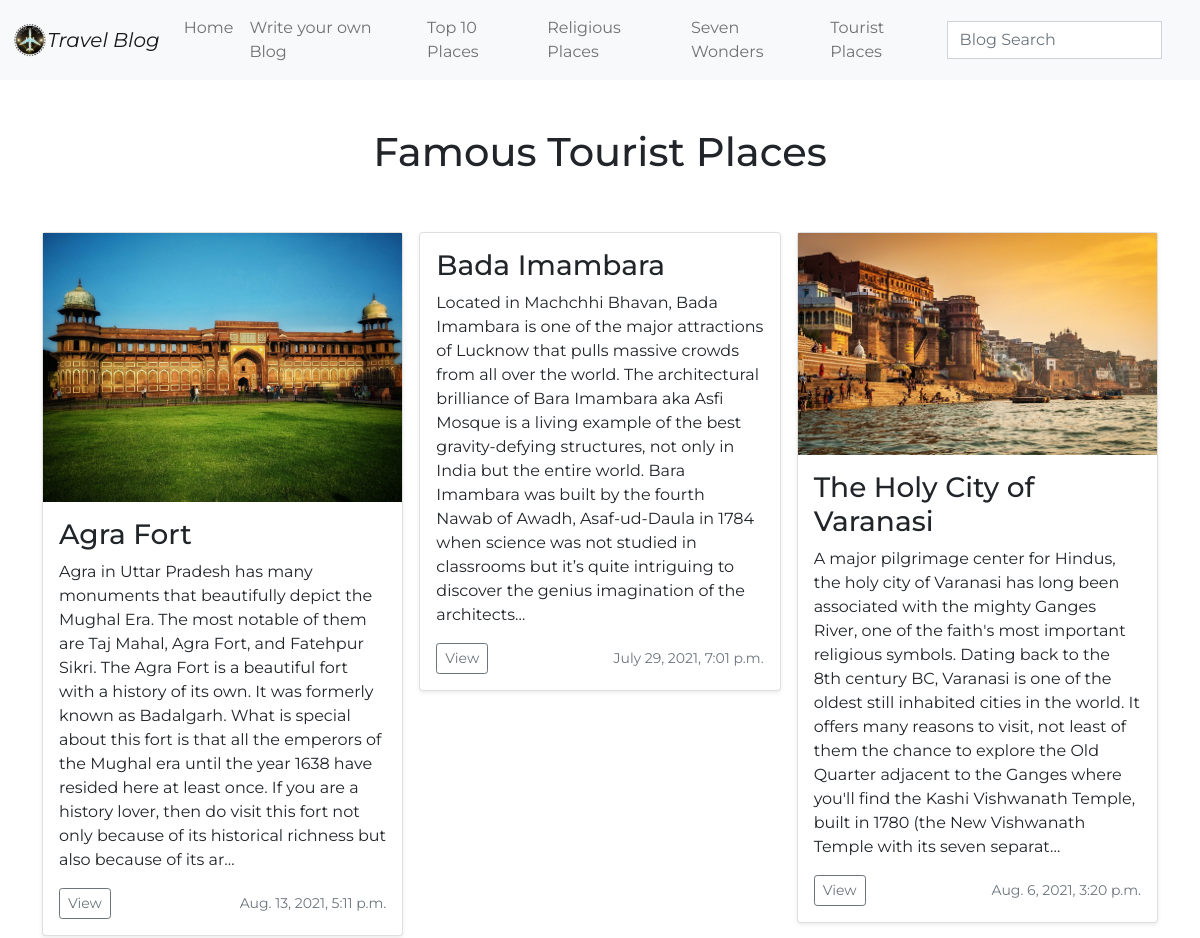
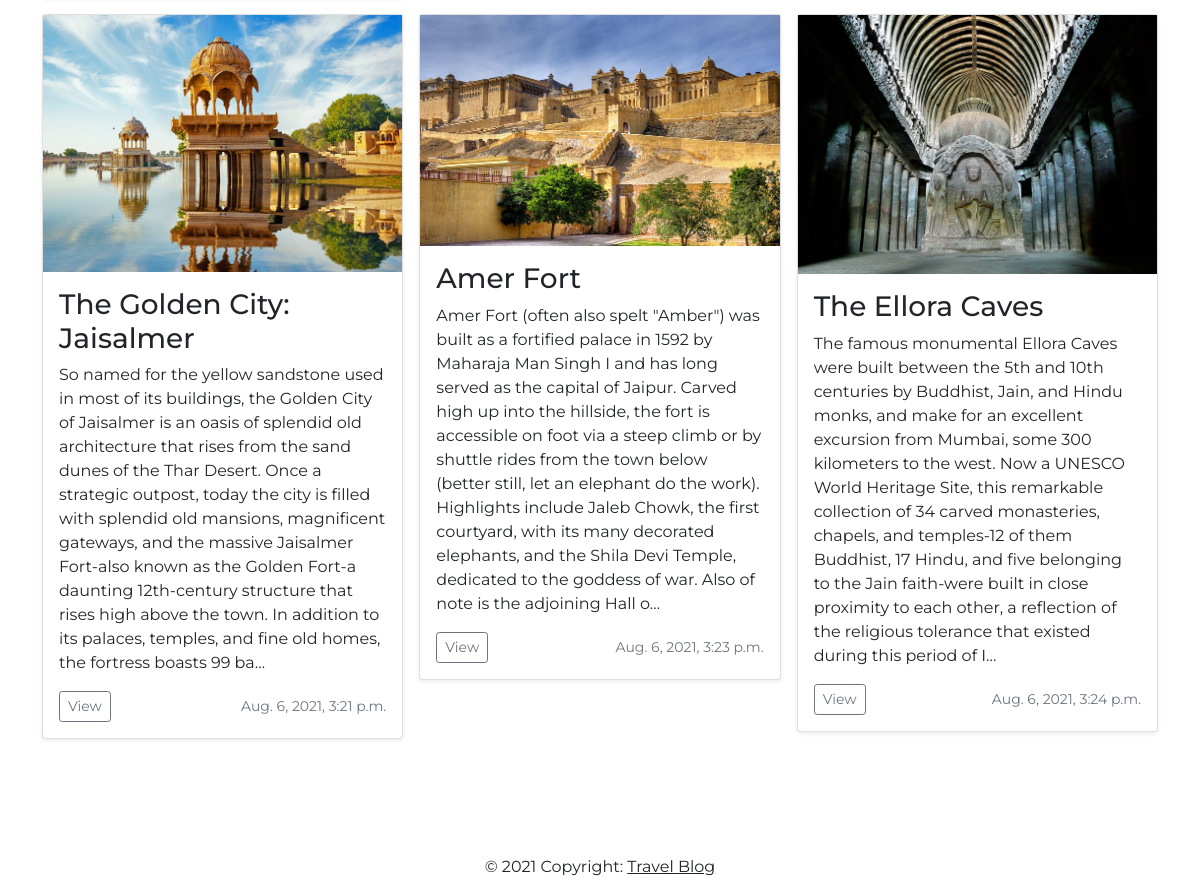
Screenshot of /category/famous/tourist/places with the database file from the repository (2 pictures, top to bottom).
### blog/models.py (models this page shows, shortened)
class blog(models.Model):
    title = CharField(max_length=50)
    date = DateTimeField(auto_now=True)
    category = CharField(max_length=35)
    author_name = CharField(max_length=30)
    description = TextField()
    image = models.ImageField(upload_to='blog')
    class Meta:
        verbose_name = 'blog'
        verbose_name_plural = 'blogs'

### blog/views.py (the view)
# urls.py: path('category/famous/tourist/places',views.blog_tourist, name="tourist_places"),
def blog_tourist(request):
    q = "Tourist Places"
    tourist = blog.objects.filter(category__contains=q)
    ctx = {
        'title' : 'Tourist Places',
        'blogs' : tourist,
    }
    return render(request,"tourist_places.html",ctx)

### templates/tourist_places.html (shortened to what this page needs)
{% extends 'layout/base.html' %}
{% block content %}
<h1 class="c-align c-font py-5 bold" >Famous Tourist Places</h1>
<div class="container">
    <div class="row row-cols-1 row-cols-sm-2 row-cols-md-3 g-3">
      {% for items in blogs %}
      <div class="col">
        <div class="card shadow-sm">
            <img class="img-fluid" src="{{items.image.url}}" alt="">
          <div class="card-body">
              <h3 class="c=align c-font">{{items.title}}</h3>
            <p class="card-text c-font">{{items.description|truncatechars:500}}</p>
            <div class="d-flex justify-content-between align-items-center">
              <div class="btn-group">
                <a href="{% url 'detailed_blog' items.id %}"><button type="button" class="c-font btn btn-sm btn-outline-secondary">View</button></a>
              </div>
              <small class="c-font text-muted">{{items.date}}</small>
            </div>
          </div>
        </div>
      </div>
      {% empty %}
      <div class="alert alert-warning text-center" role="alert">
        <h4 class="alert-heading">No Blogs found!</h4>
    </div>
      {% endfor %}
    </div>
  </div>
{% endblock content %}

### templates/layout/base.html (shortened to what this page needs)
{% load static %}
<!doctype html>
<html lang="en">
  <head>
    <link href="https://cdn.jsdelivr.net/npm/bootstrap@5.0.2/dist/css/bootstrap.min.css" rel="stylesheet">
  </head>
  <body>
    {% include 'includes/navigation.html' %}
    {% block content %}{% endblock content %}
    {% include 'includes/footer.html' %}
  </body>
</html>

### templates/includes/navigation.html (shortened to what this page needs)
{% load static %}
<nav class="navbar navbar-expand-lg navbar-light bg-light">
    <div class="container-fluid">
      <img src="{% static 'images\logo.png' %}"  alt="logo" style="width: 3%;" >
      <a class="navbar-brand c-font fst-italic" href="{% url 'index' %}">Travel Blog</a>
      <div class="collapse navbar-collapse" id="navbarSupportedContent">
        <ul class="navbar-nav me-auto mb-2 mb-lg-0">
          <li class="nav-item">
            <a class="nav-link c-font" aria-current="page" href="{% url 'index' %}">Home</a>
          </li>
          <li class="nav-item">
            <a class="nav-link c-font" href="{% url 'new_blog' %}">Write your own Blog</a>
          </li>
          <li class="nav-item">
            <a class="nav-link c-font" href="{% url 'top_10_loca' %}">Top 10 Places</a>
          </li>
          <li class="nav-item">
            <a class="nav-link c-font" href="{% url 'religious' %}">Religious Places</a>
          </li>
          <li class="nav-item">
            <a class="nav-link c-font" href="{% url 'seven_wonder' %}">Seven Wonders</a>
          </li>
          <li class="nav-item">
            <a class="nav-link c-font" href="{% url 'tourist_places' %}">Tourist Places</a>
          </li>
        </ul>
        <form class="d-flex" action="{% url 'search' %}" autocomplete="off" >
          <input class="form-control custom-font rounded-0" type="search"
          placeholder="Blog Search" aria-label="Search" name="query">
          <button class="btn btn-light rounded-0" type="submit">  </button>
        </form>
      </div>
    </div>
  </nav>

### templates/includes/footer.html (shortened to what this page needs)
{% load static %}
<!doctype html>
<html lang="en">
  <head>
    <link href="https://cdn.jsdelivr.net/npm/bootstrap@5.0.2/dist/css/bootstrap.min.css" rel="stylesheet">
  </head>
  </head>
  <footer class="text-center text-lg-start">
    <div class="text-center p-3 custom-font" style="background-color: transparent">
      © 2021 Copyright:
      <a class="text-dark custom-font" href="#">Travel Blog</a>
    </div>
  </footer>
  </body>
</html>

### templates/tourist_places.html (style rules this page uses)
.c-align { text-align: center; }
.c-font { font-family: Monserrat, sans-serif; }
.bold { font-weight: 500; }

### templates/includes/navigation.html (style rules this page uses)
.navbar-brand { font-size: xx-large; }
.c-font { font-family: Montserrat, sans-serif; }

### templates/includes/footer.html (style rules this page uses)
.custom-font { font-family: Montserrat, sans-serif; }
.text-center { margin-bottom:0px !important; margin-top: 100px; }

### rows the page displays
blog: image (picture), title "Agra Fort", description "Agra in Uttar Pradesh has many monuments that beautifully depict the Mughal Era. The most notable of them are Taj Mahal, Agra Fort, and Fatehpur Sikri. The Agra Fort is a beautiful fort with a history of its own. It was formerly known as Badalgarh. What is special about this fort is that all the emperors of the Mughal era until the year 1638 have resided here at least once. If you are a history lover, then do visit this fort not only because of its historical richness but also because of its ar…", date "Aug. 13, 2021, 5:11 p.m."
blog: title "Bada Imambara", description "Located in Machchhi Bhavan, Bada Imambara is one of the major attractions of Lucknow that pulls massive crowds from all over the world. The architectural brilliance of Bara Imambara aka Asfi Mosque is a living example of the best gravity-defying structures, not only in India but the entire world. Bara Imambara was built by the fourth Nawab of Awadh, Asaf-ud-Daula in 1784 when science was not studied in classrooms but it’s quite intriguing to discover the genius imagination of the architects…", date "July 29, 2021, 7:01 p.m."
blog: image (picture), title "The Holy City of Varanasi", description "A major pilgrimage center for Hindus, the holy city of Varanasi has long been associated with the mighty Ganges River, one of the faith's most important religious symbols. Dating back to the 8th century BC, Varanasi is one of the oldest still inhabited cities in the world. It offers many reasons to visit, not least of them the chance to explore the Old Quarter adjacent to the Ganges where you'll find the Kashi Vishwanath Temple, built in 1780 (the New Vishwanath Temple with its seven separat…", date "Aug. 6, 2021, 3:20 p.m."
blog: image (picture), title "The Golden City: Jaisalmer", description "So named for the yellow sandstone used in most of its buildings, the Golden City of Jaisalmer is an oasis of splendid old architecture that rises from the sand dunes of the Thar Desert. Once a strategic outpost, today the city is filled with splendid old mansions, magnificent gateways, and the massive Jaisalmer Fort-also known as the Golden Fort-a daunting 12th-century structure that rises high above the town. In addition to its palaces, temples, and fine old homes, the fortress boasts 99 ba…", date "Aug. 6, 2021, 3:21 p.m."
blog: image (picture), title "Amer Fort", description "Amer Fort (often also spelt \"Amber\") was built as a fortified palace in 1592 by Maharaja Man Singh I and has long served as the capital of Jaipur. Carved high up into the hillside, the fort is accessible on foot via a steep climb or by shuttle rides from the town below (better still, let an elephant do the work). Highlights include Jaleb Chowk, the first courtyard, with its many decorated elephants, and the Shila Devi Temple, dedicated to the goddess of war. Also of note is the adjoining Hall o…", date "Aug. 6, 2021, 3:23 p.m."
blog: image (picture), title "The Ellora Caves", description "The famous monumental Ellora Caves were built between the 5th and 10th centuries by Buddhist, Jain, and Hindu monks, and make for an excellent excursion from Mumbai, some 300 kilometers to the west. Now a UNESCO World Heritage Site, this remarkable collection of 34 carved monasteries, chapels, and temples-12 of them Buddhist, 17 Hindu, and five belonging to the Jain faith-were built in close proximity to each other, a reflection of the religious tolerance that existed during this period of I…", date "Aug. 6, 2021, 3:24 p.m."
